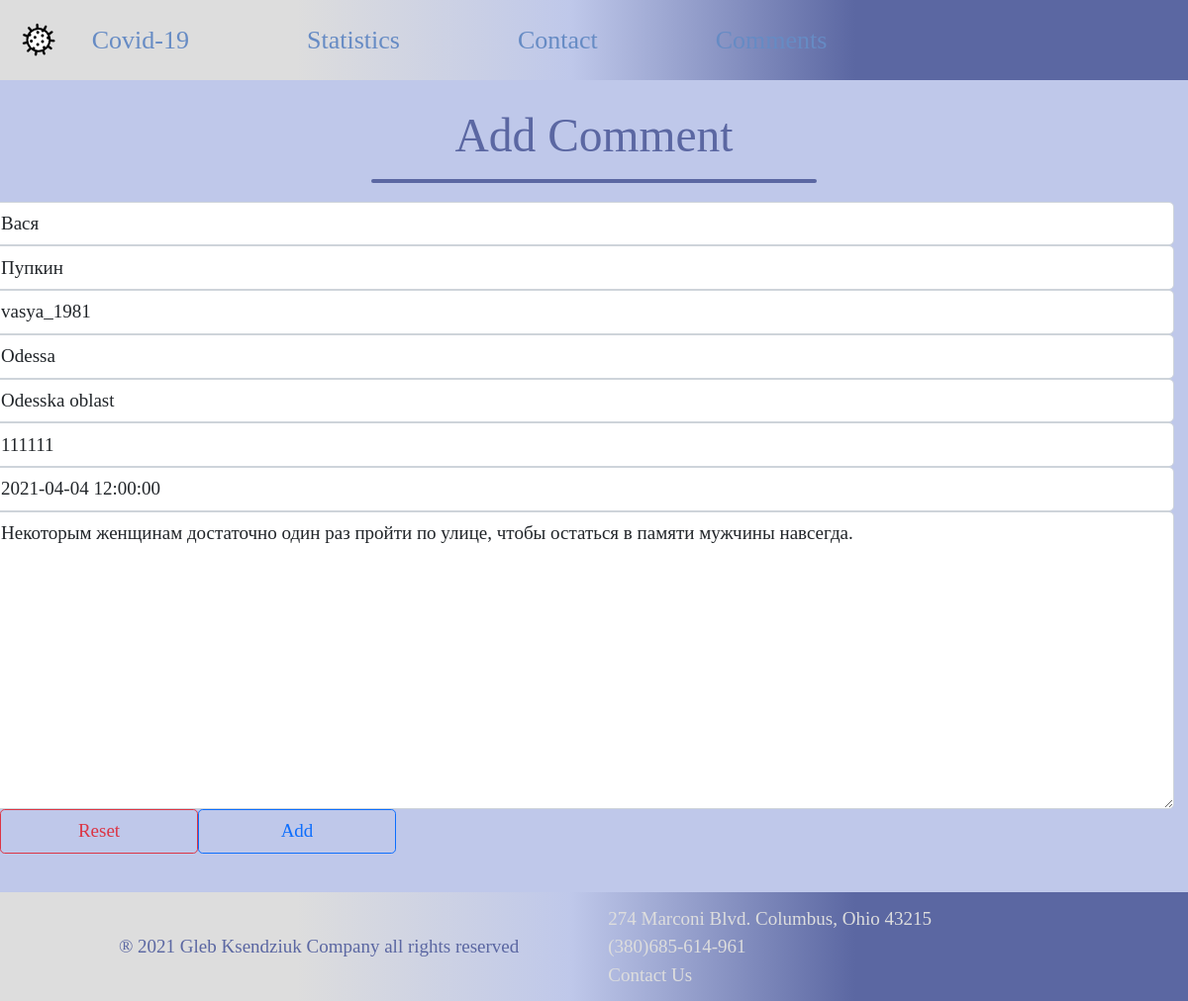
/comments/5/update, run on the app's committed database.
### covid/models.py (models this page shows, shortened)
class Article(models.Model):
    first_name = models.CharField('Имя', max_length=50)
    last_name = models.CharField('Фамилия', max_length=70)
    username = models.CharField('Псевдоним', max_length=50)
    city = models.CharField('Город', max_length=70)
    state = models.CharField('Штат', max_length=50)
    zip = models.CharField('Zip-code', max_length=50)
    comment = models.TextField('Комментарий')
    date = models.DateTimeField('Дата комментария')
    class Meta:
        verbose_name = 'Комментарий'
        verbose_name_plural = 'Комментарии'

### covid/views.py (the view)
# urls.py: path('comments/<int:pk>/update',views.CommentsUpdateView.as_view(),name='commencts_update'),
class CommentsUpdateView(UpdateView):
    model = Article
    template_name = 'covid/contact.html'
    context_object_name = 'article'
    form_class = ArticleForm

### covid/templates/covid/contact.html (shortened to what this page needs)
{% extends 'covid/base.html' %}
{% block body %}
    <div>
        <h1 class="d-flex justify-content-center pb-1 pt-4">Add Comment</h1>
        <div class="purple mb-3"></div>
        <form class="row w-100 needs-validation" novalidate method="post">
            {{ form.first_name }}
            {{ form.last_name }}
            {{ form.username }}
            {{ form.city }}
            {{ form.state }}
            {{ form.zip }}
            {{ form.date }}
            {{ form.comment }}
            <div class="col-2">
                <button type="reset" class="btn btn-outline-danger" tabindex="7" type="reset">Reset</button>
            </div>
            <div class="col-2">
                <button type="submit" class="btn btn-outline-primary" tabindex="8" value="Submit">Add</button>
            </div>
    </div>
{% endblock body %}

### core/static/css/style.css (style rules this page uses)
* { font-family: "Banny Bold Round"; color: #5b67a2; font-size: 19px; }
body { background-color: rgba(191, 200, 234, 1); }
.purple { margin: 0 auto; width: 450px; height: 4px; border-radius: 8px; background-color: rgba(91, 103, 162, 1); }
button { width: 200px; border-radius: 8px; border: 1px solid rgba(91, 103, 162, 1); margin-bottom: 30px; text-align: center; }

### data on the page
Article: first_name "Вася", last_name "Пупкин", username "vasya_1981", city "Odessa", state "Odesska oblast", zip "111111", date "2021-04-04 12:00:00", comment "Некоторым женщинам достаточно один раз пройти по улице, чтобы остаться в памяти мужчины навсегда."
